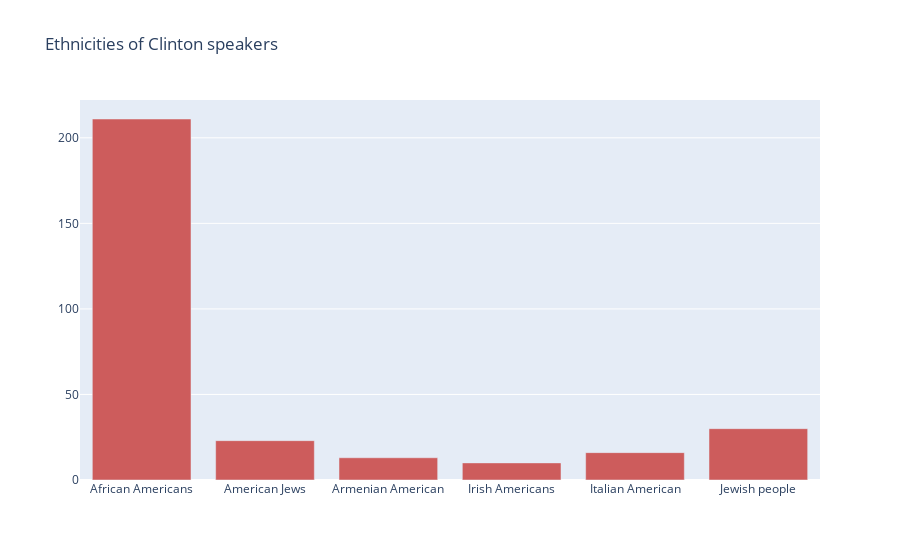

Here is the notebook cell this chart was saved with:
### Code cell
x = major_ethnicities_Clinton.index.tolist()
fig = go.Figure()
fig.add_trace(go.Bar(
    name='Clinton',
    x=x, y=[major_ethnicities_Clinton[el] for el in x]
))
fig.update_layout(barmode='group', title = 'Ethnicities of Clinton speakers')
fig.update_traces(marker=dict(color="Indianred"))
fig.show(render="svg")

### Figure 1 — Plotly figure (JSON) as saved in the notebook; plotly's stock layout.template omitted (floating-point values rounded to 4 significant figures)
{"data": [{"marker": {"color": "Indianred"}, "name": "Clinton", "type": "bar", "x": ["African Americans", "American Jews", "Armenian American", "Irish Americans", "Italian American", "Jewish people"], "y": [211, 23, 13, 10, 16, 30]}], "layout": {"barmode": "group", "title": {"text": "Ethnicities of Clinton speakers"}}}
